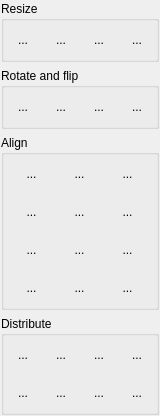
<?xml version="1.0" encoding="UTF-8"?>
<ui version="4.0">
 <class>LayoutToolboxWidget</class>
 <widget class="QWidget" name="LayoutToolboxWidget">
  <property name="geometry">
   <rect>
    <x>0</x>
    <y>0</y>
    <width>156</width>
    <height>384</height>
   </rect>
  </property>
  <property name="windowTitle">
   <string>Mixing</string>
  </property>
  <layout class="QVBoxLayout" name="verticalLayout">
   <property name="margin">
    <number>1</number>
   </property>
   <item>
    <widget class="QGroupBox" name="resizeBox">
     <property name="title">
      <string>Resize</string>
     </property>
     <property name="flat">
      <bool>true</bool>
     </property>
     <layout class="QHBoxLayout" name="resizeLayout">
      <property name="margin">
       <number>3</number>
      </property>
      <item>
       <widget class="QToolButton" name="sizeHorizontalButton">
        <property name="toolTip">
         <string>Resize to equal widths</string>
        </property>
        <property name="styleSheet">
         <string notr="true">QToolButton { 
     border-style: inset;
     border-width: 1px;
    border-radius:5px;
padding: 3px;
     min-height: 24px;
     min-width: 24px;
     border-color: transparent;
     background: transparent;
}

QToolButton:pressed { 
     border-color: palette(dark);
background-color: qradialgradient(cx: 0.7, cy: 1.5, fx: 0.7, fy: 1.9, radius: 1.5, stop: 0 palette(button), stop: 1 transparent );
}
</string>
        </property>
        <property name="text">
         <string>...</string>
        </property>
        <property name="icon">
         <iconset resource="../icons.qrc">
          <normaloff>:/glmixer/icons/size-horizontal.png</normaloff>:/glmixer/icons/size-horizontal.png</iconset>
        </property>
        <property name="iconSize">
         <size>
          <width>24</width>
          <height>24</height>
         </size>
        </property>
       </widget>
      </item>
      <item>
       <widget class="QToolButton" name="sizeVerticalButton">
        <property name="toolTip">
         <string>Resize to equal heights</string>
        </property>
        <property name="styleSheet">
         <string notr="true">QToolButton { 
     border-style: inset;
     border-width: 1px;
    border-radius:5px;
padding: 3px;
     min-height: 24px;
     min-width: 24px;
     border-color: transparent;
     background: transparent;
}

QToolButton:pressed { 
     border-color: palette(dark);
background-color: qradialgradient(cx: 0.7, cy: 1.5, fx: 0.7, fy: 1.9, radius: 1.5, stop: 0 palette(button), stop: 1 transparent );
}
</string>
        </property>
        <property name="text">
         <string>...</string>
        </property>
        <property name="icon">
         <iconset resource="../icons.qrc">
          <normaloff>:/glmixer/icons/size-vertical.png</normaloff>:/glmixer/icons/size-vertical.png</iconset>
        </property>
        <property name="iconSize">
         <size>
          <width>24</width>
          <height>24</height>
         </size>
        </property>
       </widget>
      </item>
      <item>
       <widget class="QToolButton" name="sizeHorizontalFrameButton">
        <property name="toolTip">
         <string>Resize to frame width</string>
        </property>
        <property name="styleSheet">
         <string notr="true">QToolButton { 
     border-style: inset;
     border-width: 1px;
    border-radius:5px;
padding: 3px;
     min-height: 24px;
     min-width: 24px;
     border-color: transparent;
     background: transparent;
}

QToolButton:pressed { 
     border-color: palette(dark);
background-color: qradialgradient(cx: 0.7, cy: 1.5, fx: 0.7, fy: 1.9, radius: 1.5, stop: 0 palette(button), stop: 1 transparent );
}
</string>
        </property>
        <property name="text">
         <string>...</string>
        </property>
        <property name="icon">
         <iconset resource="../icons.qrc">
          <normaloff>:/glmixer/icons/size-horizontal-frame.png</normaloff>:/glmixer/icons/size-horizontal-frame.png</iconset>
        </property>
        <property name="iconSize">
         <size>
          <width>24</width>
          <height>24</height>
         </size>
        </property>
       </widget>
      </item>
      <item>
       <widget class="QToolButton" name="sizeVerticalFrameButton">
        <property name="toolTip">
         <string>Resize to frame height</string>
        </property>
        <property name="styleSheet">
         <string notr="true">QToolButton { 
     border-style: inset;
     border-width: 1px;
    border-radius:5px;
padding: 3px;
     min-height: 24px;
     min-width: 24px;
     border-color: transparent;
     background: transparent;
}

QToolButton:pressed { 
     border-color: palette(dark);
background-color: qradialgradient(cx: 0.7, cy: 1.5, fx: 0.7, fy: 1.9, radius: 1.5, stop: 0 palette(button), stop: 1 transparent );
}
</string>
        </property>
        <property name="text">
         <string>...</string>
        </property>
        <property name="icon">
         <iconset resource="../icons.qrc">
          <normaloff>:/glmixer/icons/size-vertical-frame.png</normaloff>:/glmixer/icons/size-vertical-frame.png</iconset>
        </property>
        <property name="iconSize">
         <size>
          <width>24</width>
          <height>24</height>
         </size>
        </property>
       </widget>
      </item>
     </layout>
    </widget>
   </item>
   <item>
    <widget class="QGroupBox" name="rotateBox">
     <property name="title">
      <string>Rotate and flip</string>
     </property>
     <property name="flat">
      <bool>true</bool>
     </property>
     <layout class="QHBoxLayout" name="rotateLayout">
      <property name="margin">
       <number>3</number>
      </property>
      <item>
       <widget class="QToolButton" name="rotateClockwiseButton">
        <property name="toolTip">
         <string>Rotate 90 degrees clockwise</string>
        </property>
        <property name="styleSheet">
         <string notr="true">QToolButton { 
     border-style: inset;
     border-width: 1px;
    border-radius:5px;
padding: 3px;
     min-height: 24px;
     min-width: 24px;
     border-color: transparent;
     background: transparent;
}

QToolButton:pressed { 
     border-color: palette(dark);
background-color: qradialgradient(cx: 0.7, cy: 1.5, fx: 0.7, fy: 1.9, radius: 1.5, stop: 0 palette(button), stop: 1 transparent );
}
</string>
        </property>
        <property name="text">
         <string>...</string>
        </property>
        <property name="icon">
         <iconset resource="../icons.qrc">
          <normaloff>:/glmixer/icons/rotate-90-clockwise.png</normaloff>:/glmixer/icons/rotate-90-clockwise.png</iconset>
        </property>
        <property name="iconSize">
         <size>
          <width>24</width>
          <height>24</height>
         </size>
        </property>
       </widget>
      </item>
      <item>
       <widget class="QToolButton" name="rotateCounterclockwiseButton">
        <property name="toolTip">
         <string>Rotate 90 degrees counterclockwise</string>
        </property>
        <property name="styleSheet">
         <string notr="true">QToolButton { 
     border-style: inset;
     border-width: 1px;
    border-radius:5px;
padding: 3px;
     min-height: 24px;
     min-width: 24px;
     border-color: transparent;
     background: transparent;
}

QToolButton:pressed { 
     border-color: palette(dark);
background-color: qradialgradient(cx: 0.7, cy: 1.5, fx: 0.7, fy: 1.9, radius: 1.5, stop: 0 palette(button), stop: 1 transparent );
}
</string>
        </property>
        <property name="text">
         <string>...</string>
        </property>
        <property name="icon">
         <iconset resource="../icons.qrc">
          <normaloff>:/glmixer/icons/rotate-90-counterclockwise.png</normaloff>:/glmixer/icons/rotate-90-counterclockwise.png</iconset>
        </property>
        <property name="iconSize">
         <size>
          <width>24</width>
          <height>24</height>
         </size>
        </property>
       </widget>
      </item>
      <item>
       <widget class="QToolButton" name="flipHorizontalButton">
        <property name="toolTip">
         <string>Flip horizontally</string>
        </property>
        <property name="styleSheet">
         <string notr="true">QToolButton { 
     border-style: inset;
     border-width: 1px;
    border-radius:5px;
padding: 3px;
     min-height: 24px;
     min-width: 24px;
     border-color: transparent;
     background: transparent;
}

QToolButton:pressed { 
     border-color: palette(dark);
background-color: qradialgradient(cx: 0.7, cy: 1.5, fx: 0.7, fy: 1.9, radius: 1.5, stop: 0 palette(button), stop: 1 transparent );
}
</string>
        </property>
        <property name="text">
         <string>...</string>
        </property>
        <property name="icon">
         <iconset resource="../icons.qrc">
          <normaloff>:/glmixer/icons/flip-horizontal.png</normaloff>:/glmixer/icons/flip-horizontal.png</iconset>
        </property>
        <property name="iconSize">
         <size>
          <width>24</width>
          <height>24</height>
         </size>
        </property>
       </widget>
      </item>
      <item>
       <widget class="QToolButton" name="flipVerticalButton">
        <property name="toolTip">
         <string>Flip vertically</string>
        </property>
        <property name="styleSheet">
         <string notr="true">QToolButton { 
     border-style: inset;
     border-width: 1px;
    border-radius:5px;
padding: 3px;
     min-height: 24px;
     min-width: 24px;
     border-color: transparent;
     background: transparent;
}

QToolButton:pressed { 
     border-color: palette(dark);
background-color: qradialgradient(cx: 0.7, cy: 1.5, fx: 0.7, fy: 1.9, radius: 1.5, stop: 0 palette(button), stop: 1 transparent );
}
</string>
        </property>
        <property name="text">
         <string>...</string>
        </property>
        <property name="icon">
         <iconset resource="../icons.qrc">
          <normaloff>:/glmixer/icons/flip-vertical.png</normaloff>:/glmixer/icons/flip-vertical.png</iconset>
        </property>
        <property name="iconSize">
         <size>
          <width>24</width>
          <height>24</height>
         </size>
        </property>
       </widget>
      </item>
     </layout>
    </widget>
   </item>
   <item>
    <widget class="QGroupBox" name="alignBox">
     <property name="title">
      <string>Align</string>
     </property>
     <property name="flat">
      <bool>true</bool>
     </property>
     <layout class="QGridLayout" name="alignLayout">
      <property name="margin">
       <number>3</number>
      </property>
      <item row="0" column="0">
       <widget class="QToolButton" name="alignHorizontalLeftButton">
        <property name="toolTip">
         <string>Align to the left border</string>
        </property>
        <property name="styleSheet">
         <string notr="true">QToolButton { 
     border-style: inset;
     border-width: 1px;
    border-radius:5px;
padding: 3px;
     min-height: 24px;
     min-width: 24px;
     border-color: transparent;
     background: transparent;
}

QToolButton:pressed { 
     border-color: palette(dark);
background-color: qradialgradient(cx: 0.7, cy: 1.5, fx: 0.7, fy: 1.9, radius: 1.5, stop: 0 palette(button), stop: 1 transparent );
}
</string>
        </property>
        <property name="text">
         <string>...</string>
        </property>
        <property name="icon">
         <iconset resource="../icons.qrc">
          <normaloff>:/glmixer/icons/align-horizontal-left.png</normaloff>:/glmixer/icons/align-horizontal-left.png</iconset>
        </property>
        <property name="iconSize">
         <size>
          <width>24</width>
          <height>24</height>
         </size>
        </property>
       </widget>
      </item>
      <item row="0" column="1">
       <widget class="QToolButton" name="alignHorizontalCenterButton">
        <property name="toolTip">
         <string>Center horizontally</string>
        </property>
        <property name="styleSheet">
         <string notr="true">QToolButton { 
     border-style: inset;
     border-width: 1px;
    border-radius:5px;
padding: 3px;
     min-height: 24px;
     min-width: 24px;
     border-color: transparent;
     background: transparent;
}

QToolButton:pressed { 
     border-color: palette(dark);
background-color: qradialgradient(cx: 0.7, cy: 1.5, fx: 0.7, fy: 1.9, radius: 1.5, stop: 0 palette(button), stop: 1 transparent );
}
</string>
        </property>
        <property name="text">
         <string>...</string>
        </property>
        <property name="icon">
         <iconset resource="../icons.qrc">
          <normaloff>:/glmixer/icons/align-horizontal-center.png</normaloff>:/glmixer/icons/align-horizontal-center.png</iconset>
        </property>
        <property name="iconSize">
         <size>
          <width>24</width>
          <height>24</height>
         </size>
        </property>
       </widget>
      </item>
      <item row="0" column="2">
       <widget class="QToolButton" name="alignHorizontalRightButton">
        <property name="toolTip">
         <string>Align to the right border</string>
        </property>
        <property name="styleSheet">
         <string notr="true">QToolButton { 
     border-style: inset;
     border-width: 1px;
    border-radius:5px;
padding: 3px;
     min-height: 24px;
     min-width: 24px;
     border-color: transparent;
     background: transparent;
}

QToolButton:pressed { 
     border-color: palette(dark);
background-color: qradialgradient(cx: 0.7, cy: 1.5, fx: 0.7, fy: 1.9, radius: 1.5, stop: 0 palette(button), stop: 1 transparent );
}
</string>
        </property>
        <property name="text">
         <string>...</string>
        </property>
        <property name="icon">
         <iconset resource="../icons.qrc">
          <normaloff>:/glmixer/icons/align-horizontal-right.png</normaloff>:/glmixer/icons/align-horizontal-right.png</iconset>
        </property>
        <property name="iconSize">
         <size>
          <width>24</width>
          <height>24</height>
         </size>
        </property>
       </widget>
      </item>
      <item row="1" column="0">
       <widget class="QToolButton" name="alignVerticalBottomButton">
        <property name="toolTip">
         <string>Align to the bottom border</string>
        </property>
        <property name="styleSheet">
         <string notr="true">QToolButton { 
     border-style: inset;
     border-width: 1px;
    border-radius:5px;
padding: 3px;
     min-height: 24px;
     min-width: 24px;
     border-color: transparent;
     background: transparent;
}

QToolButton:pressed { 
     border-color: palette(dark);
background-color: qradialgradient(cx: 0.7, cy: 1.5, fx: 0.7, fy: 1.9, radius: 1.5, stop: 0 palette(button), stop: 1 transparent );
}
</string>
        </property>
        <property name="text">
         <string>...</string>
        </property>
        <property name="icon">
         <iconset resource="../icons.qrc">
          <normaloff>:/glmixer/icons/align-vertical-bottom.png</normaloff>:/glmixer/icons/align-vertical-bottom.png</iconset>
        </property>
        <property name="iconSize">
         <size>
          <width>24</width>
          <height>24</height>
         </size>
        </property>
       </widget>
      </item>
      <item row="1" column="1">
       <widget class="QToolButton" name="alignVerticalCenterButton">
        <property name="toolTip">
         <string>Center vertically</string>
        </property>
        <property name="styleSheet">
         <string notr="true">QToolButton { 
     border-style: inset;
     border-width: 1px;
    border-radius:5px;
padding: 3px;
     min-height: 24px;
     min-width: 24px;
     border-color: transparent;
     background: transparent;
}

QToolButton:pressed { 
     border-color: palette(dark);
background-color: qradialgradient(cx: 0.7, cy: 1.5, fx: 0.7, fy: 1.9, radius: 1.5, stop: 0 palette(button), stop: 1 transparent );
}
</string>
        </property>
        <property name="text">
         <string>...</string>
        </property>
        <property name="icon">
         <iconset resource="../icons.qrc">
          <normaloff>:/glmixer/icons/align-vertical-center.png</normaloff>:/glmixer/icons/align-vertical-center.png</iconset>
        </property>
        <property name="iconSize">
         <size>
          <width>24</width>
          <height>24</height>
         </size>
        </property>
       </widget>
      </item>
      <item row="1" column="2">
       <widget class="QToolButton" name="alignVerticalTopButton">
        <property name="toolTip">
         <string>Align to the top border</string>
        </property>
        <property name="styleSheet">
         <string notr="true">QToolButton { 
     border-style: inset;
     border-width: 1px;
    border-radius:5px;
padding: 3px;
     min-height: 24px;
     min-width: 24px;
     border-color: transparent;
     background: transparent;
}

QToolButton:pressed { 
     border-color: palette(dark);
background-color: qradialgradient(cx: 0.7, cy: 1.5, fx: 0.7, fy: 1.9, radius: 1.5, stop: 0 palette(button), stop: 1 transparent );
}
</string>
        </property>
        <property name="text">
         <string>...</string>
        </property>
        <property name="icon">
         <iconset resource="../icons.qrc">
          <normaloff>:/glmixer/icons/align-vertical-top.png</normaloff>:/glmixer/icons/align-vertical-top.png</iconset>
        </property>
        <property name="iconSize">
         <size>
          <width>24</width>
          <height>24</height>
         </size>
        </property>
       </widget>
      </item>
      <item row="2" column="0">
       <widget class="QToolButton" name="alignHorizontalLeftFrameButton">
        <property name="toolTip">
         <string>Align to the left border of the frame</string>
        </property>
        <property name="styleSheet">
         <string notr="true">QToolButton { 
     border-style: inset;
     border-width: 1px;
    border-radius:5px;
padding: 3px;
     min-height: 24px;
     min-width: 24px;
     border-color: transparent;
     background: transparent;
}

QToolButton:pressed { 
     border-color: palette(dark);
background-color: qradialgradient(cx: 0.7, cy: 1.5, fx: 0.7, fy: 1.9, radius: 1.5, stop: 0 palette(button), stop: 1 transparent );
}
</string>
        </property>
        <property name="text">
         <string>...</string>
        </property>
        <property name="icon">
         <iconset resource="../icons.qrc">
          <normaloff>:/glmixer/icons/align-horizontal-left-frame.png</normaloff>:/glmixer/icons/align-horizontal-left-frame.png</iconset>
        </property>
        <property name="iconSize">
         <size>
          <width>24</width>
          <height>24</height>
         </size>
        </property>
       </widget>
      </item>
      <item row="2" column="1">
       <widget class="QToolButton" name="alignHorizontalCenterFrameButton">
        <property name="toolTip">
         <string>Center horizontally on the frame</string>
        </property>
        <property name="styleSheet">
         <string notr="true">QToolButton { 
     border-style: inset;
     border-width: 1px;
    border-radius:5px;
padding: 3px;
     min-height: 24px;
     min-width: 24px;
     border-color: transparent;
     background: transparent;
}

QToolButton:pressed { 
     border-color: palette(dark);
background-color: qradialgradient(cx: 0.7, cy: 1.5, fx: 0.7, fy: 1.9, radius: 1.5, stop: 0 palette(button), stop: 1 transparent );
}
</string>
        </property>
        <property name="text">
         <string>...</string>
        </property>
        <property name="icon">
         <iconset resource="../icons.qrc">
          <normaloff>:/glmixer/icons/align-horizontal-center-frame.png</normaloff>:/glmixer/icons/align-horizontal-center-frame.png</iconset>
        </property>
        <property name="iconSize">
         <size>
          <width>24</width>
          <height>24</height>
         </size>
        </property>
       </widget>
      </item>
      <item row="2" column="2">
       <widget class="QToolButton" name="alignHorizontalRightFrameButton">
        <property name="toolTip">
         <string>Align to the right border of the frame</string>
        </property>
        <property name="styleSheet">
         <string notr="true">QToolButton { 
     border-style: inset;
     border-width: 1px;
    border-radius:5px;
padding: 3px;
     min-height: 24px;
     min-width: 24px;
     border-color: transparent;
     background: transparent;
}

QToolButton:pressed { 
     border-color: palette(dark);
background-color: qradialgradient(cx: 0.7, cy: 1.5, fx: 0.7, fy: 1.9, radius: 1.5, stop: 0 palette(button), stop: 1 transparent );
}
</string>
        </property>
        <property name="text">
         <string>...</string>
        </property>
        <property name="icon">
         <iconset resource="../icons.qrc">
          <normaloff>:/glmixer/icons/align-horizontal-right-frame.png</normaloff>:/glmixer/icons/align-horizontal-right-frame.png</iconset>
        </property>
        <property name="iconSize">
         <size>
          <width>24</width>
          <height>24</height>
         </size>
        </property>
       </widget>
      </item>
      <item row="3" column="0">
       <widget class="QToolButton" name="alignVerticalBottomFrameButton">
        <property name="toolTip">
         <string>Align to the bottom border of the frame</string>
        </property>
        <property name="styleSheet">
         <string notr="true">QToolButton { 
     border-style: inset;
     border-width: 1px;
    border-radius:5px;
padding: 3px;
     min-height: 24px;
     min-width: 24px;
     border-color: transparent;
     background: transparent;
}

QToolButton:pressed { 
     border-color: palette(dark);
background-color: qradialgradient(cx: 0.7, cy: 1.5, fx: 0.7, fy: 1.9, radius: 1.5, stop: 0 palette(button), stop: 1 transparent );
}
</string>
        </property>
        <property name="text">
         <string>...</string>
        </property>
        <property name="icon">
         <iconset resource="../icons.qrc">
          <normaloff>:/glmixer/icons/align-vertical-bottom-frame.png</normaloff>:/glmixer/icons/align-vertical-bottom-frame.png</iconset>
        </property>
        <property name="iconSize">
         <size>
          <width>24</width>
          <height>24</height>
         </size>
        </property>
       </widget>
      </item>
      <item row="3" column="1">
       <widget class="QToolButton" name="alignVerticalCenterFrameButton">
        <property name="toolTip">
         <string>Center vertically on the frame</string>
        </property>
        <property name="styleSheet">
         <string notr="true">QToolButton { 
     border-style: inset;
     border-width: 1px;
    border-radius:5px;
padding: 3px;
     min-height: 24px;
     min-width: 24px;
     border-color: transparent;
     background: transparent;
}

QToolButton:pressed { 
     border-color: palette(dark);
background-color: qradialgradient(cx: 0.7, cy: 1.5, fx: 0.7, fy: 1.9, radius: 1.5, stop: 0 palette(button), stop: 1 transparent );
}
</string>
        </property>
        <property name="text">
         <string>...</string>
        </property>
        <property name="icon">
         <iconset resource="../icons.qrc">
          <normaloff>:/glmixer/icons/align-vertical-center-frame.png</normaloff>:/glmixer/icons/align-vertical-center-frame.png</iconset>
        </property>
        <property name="iconSize">
         <size>
          <width>24</width>
          <height>24</height>
         </size>
        </property>
       </widget>
      </item>
      <item row="3" column="2">
       <widget class="QToolButton" name="alignVerticalTopFrameButton">
        <property name="toolTip">
         <string>Align to the top border of the frame</string>
        </property>
        <property name="styleSheet">
         <string notr="true">QToolButton { 
     border-style: inset;
     border-width: 1px;
    border-radius:5px;
padding: 3px;
     min-height: 24px;
     min-width: 24px;
     border-color: transparent;
     background: transparent;
}

QToolButton:pressed { 
     border-color: palette(dark);
background-color: qradialgradient(cx: 0.7, cy: 1.5, fx: 0.7, fy: 1.9, radius: 1.5, stop: 0 palette(button), stop: 1 transparent );
}
</string>
        </property>
        <property name="text">
         <string>...</string>
        </property>
        <property name="icon">
         <iconset resource="../icons.qrc">
          <normaloff>:/glmixer/icons/align-vertical-top-frame.png</normaloff>:/glmixer/icons/align-vertical-top-frame.png</iconset>
        </property>
        <property name="iconSize">
         <size>
          <width>24</width>
          <height>24</height>
         </size>
        </property>
       </widget>
      </item>
     </layout>
    </widget>
   </item>
   <item>
    <widget class="QGroupBox" name="distributeBox">
     <property name="title">
      <string>Distribute</string>
     </property>
     <property name="flat">
      <bool>true</bool>
     </property>
     <layout class="QGridLayout" name="distributeLayout">
      <property name="margin">
       <number>3</number>
      </property>
      <item row="0" column="0">
       <widget class="QToolButton" name="distributeHorizontalLeftButton">
        <property name="toolTip">
         <string>Distribute left edges equidistantly</string>
        </property>
        <property name="styleSheet">
         <string notr="true">QToolButton { 
     border-style: inset;
     border-width: 1px;
    border-radius:5px;
padding: 3px;
     min-height: 24px;
     min-width: 24px;
     border-color: transparent;
     background: transparent;
}

QToolButton:pressed { 
     border-color: palette(dark);
background-color: qradialgradient(cx: 0.7, cy: 1.5, fx: 0.7, fy: 1.9, radius: 1.5, stop: 0 palette(button), stop: 1 transparent );
}
</string>
        </property>
        <property name="text">
         <string>...</string>
        </property>
        <property name="icon">
         <iconset resource="../icons.qrc">
          <normaloff>:/glmixer/icons/distribute-horizontal-left.png</normaloff>:/glmixer/icons/distribute-horizontal-left.png</iconset>
        </property>
        <property name="iconSize">
         <size>
          <width>24</width>
          <height>24</height>
         </size>
        </property>
       </widget>
      </item>
      <item row="0" column="1">
       <widget class="QToolButton" name="distributeHorizontalCenterButton">
        <property name="toolTip">
         <string>Distribute centers horizontally</string>
        </property>
        <property name="styleSheet">
         <string notr="true">QToolButton { 
     border-style: inset;
     border-width: 1px;
    border-radius:5px;
padding: 3px;
     min-height: 24px;
     min-width: 24px;
     border-color: transparent;
     background: transparent;
}

QToolButton:pressed { 
     border-color: palette(dark);
background-color: qradialgradient(cx: 0.7, cy: 1.5, fx: 0.7, fy: 1.9, radius: 1.5, stop: 0 palette(button), stop: 1 transparent );
}
</string>
        </property>
        <property name="text">
         <string>...</string>
        </property>
        <property name="icon">
         <iconset resource="../icons.qrc">
          <normaloff>:/glmixer/icons/distribute-horizontal-center.png</normaloff>:/glmixer/icons/distribute-horizontal-center.png</iconset>
        </property>
        <property name="iconSize">
         <size>
          <width>24</width>
          <height>24</height>
         </size>
        </property>
       </widget>
      </item>
      <item row="0" column="2">
       <widget class="QToolButton" name="distributeHorizontalRightButton">
        <property name="toolTip">
         <string>Distribute right edges equidistantly</string>
        </property>
        <property name="styleSheet">
         <string notr="true">QToolButton { 
     border-style: inset;
     border-width: 1px;
    border-radius:5px;
padding: 3px;
     min-height: 24px;
     min-width: 24px;
     border-color: transparent;
     background: transparent;
}

QToolButton:pressed { 
     border-color: palette(dark);
background-color: qradialgradient(cx: 0.7, cy: 1.5, fx: 0.7, fy: 1.9, radius: 1.5, stop: 0 palette(button), stop: 1 transparent );
}
</string>
        </property>
        <property name="text">
         <string>...</string>
        </property>
        <property name="icon">
         <iconset resource="../icons.qrc">
          <normaloff>:/glmixer/icons/distribute-horizontal-right.png</normaloff>:/glmixer/icons/distribute-horizontal-right.png</iconset>
        </property>
        <property name="iconSize">
         <size>
          <width>24</width>
          <height>24</height>
         </size>
        </property>
       </widget>
      </item>
      <item row="0" column="3">
       <widget class="QToolButton" name="distributeHorizontalGapsButton">
        <property name="toolTip">
         <string>Make horizontal gaps equal</string>
        </property>
        <property name="styleSheet">
         <string notr="true">QToolButton { 
     border-style: inset;
     border-width: 1px;
    border-radius:5px;
padding: 3px;
     min-height: 24px;
     min-width: 24px;
     border-color: transparent;
     background: transparent;
}

QToolButton:pressed { 
     border-color: palette(dark);
background-color: qradialgradient(cx: 0.7, cy: 1.5, fx: 0.7, fy: 1.9, radius: 1.5, stop: 0 palette(button), stop: 1 transparent );
}
</string>
        </property>
        <property name="text">
         <string>...</string>
        </property>
        <property name="icon">
         <iconset resource="../icons.qrc">
          <normaloff>:/glmixer/icons/distribute-horizontal-gaps.png</normaloff>:/glmixer/icons/distribute-horizontal-gaps.png</iconset>
        </property>
        <property name="iconSize">
         <size>
          <width>24</width>
          <height>24</height>
         </size>
        </property>
       </widget>
      </item>
      <item row="1" column="0">
       <widget class="QToolButton" name="distributeVerticalBottomButton">
        <property name="toolTip">
         <string>Distribute bottom edges equidistantly</string>
        </property>
        <property name="styleSheet">
         <string notr="true">QToolButton { 
     border-style: inset;
     border-width: 1px;
    border-radius:5px;
padding: 3px;
     min-height: 24px;
     min-width: 24px;
     border-color: transparent;
     background: transparent;
}

QToolButton:pressed { 
     border-color: palette(dark);
background-color: qradialgradient(cx: 0.7, cy: 1.5, fx: 0.7, fy: 1.9, radius: 1.5, stop: 0 palette(button), stop: 1 transparent );
}
</string>
        </property>
        <property name="text">
         <string>...</string>
        </property>
        <property name="icon">
         <iconset resource="../icons.qrc">
          <normaloff>:/glmixer/icons/distribute-vertical-bottom.png</normaloff>:/glmixer/icons/distribute-vertical-bottom.png</iconset>
        </property>
        <property name="iconSize">
         <size>
          <width>24</width>
          <height>24</height>
         </size>
        </property>
       </widget>
      </item>
      <item row="1" column="1">
       <widget class="QToolButton" name="distributeVerticalCenterButton">
        <property name="toolTip">
         <string>Distribute centers vertically</string>
        </property>
        <property name="styleSheet">
         <string notr="true">QToolButton { 
     border-style: inset;
     border-width: 1px;
    border-radius:5px;
padding: 3px;
     min-height: 24px;
     min-width: 24px;
     border-color: transparent;
     background: transparent;
}

QToolButton:pressed { 
     border-color: palette(dark);
background-color: qradialgradient(cx: 0.7, cy: 1.5, fx: 0.7, fy: 1.9, radius: 1.5, stop: 0 palette(button), stop: 1 transparent );
}
</string>
        </property>
        <property name="text">
         <string>...</string>
        </property>
        <property name="icon">
         <iconset resource="../icons.qrc">
          <normaloff>:/glmixer/icons/distribute-vertical-center.png</normaloff>:/glmixer/icons/distribute-vertical-center.png</iconset>
        </property>
        <property name="iconSize">
         <size>
          <width>24</width>
          <height>24</height>
         </size>
        </property>
       </widget>
      </item>
      <item row="1" column="2">
       <widget class="QToolButton" name="distributeVerticalTopButton">
        <property name="toolTip">
         <string>Distribute top edges equidistantly</string>
        </property>
        <property name="styleSheet">
         <string notr="true">QToolButton { 
     border-style: inset;
     border-width: 1px;
    border-radius:5px;
padding: 3px;
     min-height: 24px;
     min-width: 24px;
     border-color: transparent;
     background: transparent;
}

QToolButton:pressed { 
     border-color: palette(dark);
background-color: qradialgradient(cx: 0.7, cy: 1.5, fx: 0.7, fy: 1.9, radius: 1.5, stop: 0 palette(button), stop: 1 transparent );
}
</string>
        </property>
        <property name="text">
         <string>...</string>
        </property>
        <property name="icon">
         <iconset resource="../icons.qrc">
          <normaloff>:/glmixer/icons/distribute-vertical-top.png</normaloff>:/glmixer/icons/distribute-vertical-top.png</iconset>
        </property>
        <property name="iconSize">
         <size>
          <width>24</width>
          <height>24</height>
         </size>
        </property>
       </widget>
      </item>
      <item row="1" column="3">
       <widget class="QToolButton" name="distributeVerticalGapsButton">
        <property name="toolTip">
         <string>Make vertical gaps equal</string>
        </property>
        <property name="styleSheet">
         <string notr="true">QToolButton { 
     border-style: inset;
     border-width: 1px;
    border-radius:5px;
padding: 3px;
     min-height: 24px;
     min-width: 24px;
     border-color: transparent;
     background: transparent;
}

QToolButton:pressed { 
     border-color: palette(dark);
background-color: qradialgradient(cx: 0.7, cy: 1.5, fx: 0.7, fy: 1.9, radius: 1.5, stop: 0 palette(button), stop: 1 transparent );
}
</string>
        </property>
        <property name="text">
         <string>...</string>
        </property>
        <property name="icon">
         <iconset resource="../icons.qrc">
          <normaloff>:/glmixer/icons/distribute-vertical-gaps.png</normaloff>:/glmixer/icons/distribute-vertical-gaps.png</iconset>
        </property>
        <property name="iconSize">
         <size>
          <width>24</width>
          <height>24</height>
         </size>
        </property>
       </widget>
      </item>
     </layout>
    </widget>
   </item>
  </layout>
 </widget>
 <resources>
  <include location="../icons.qrc"/>
 </resources>
 <connections/>
</ui>
